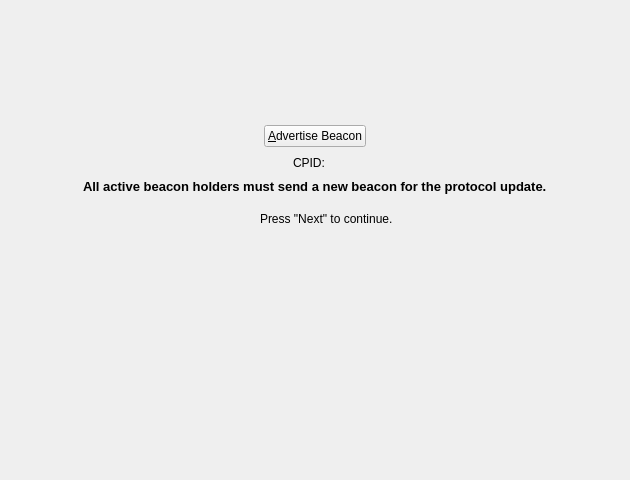
<?xml version="1.0" encoding="UTF-8"?>
<ui version="4.0">
 <class>ResearcherWizardBeaconPage</class>
 <widget class="QWizardPage" name="ResearcherWizardBeaconPage">
  <property name="geometry">
   <rect>
    <x>0</x>
    <y>0</y>
    <width>630</width>
    <height>480</height>
   </rect>
  </property>
  <property name="sizePolicy">
   <sizepolicy hsizetype="Expanding" vsizetype="Expanding">
    <horstretch>0</horstretch>
    <verstretch>0</verstretch>
   </sizepolicy>
  </property>
  <property name="windowTitle">
   <string>Beacon Advertisement</string>
  </property>
  <property name="title">
   <string>Beacon Advertisement</string>
  </property>
  <property name="subTitle">
   <string>A beacon links your BOINC accounts to your wallet. After sending a beacon, the network tracks your BOINC statistics to calculate research rewards.</string>
  </property>
  <layout class="QVBoxLayout" name="beaconPageLayout">
   <item>
    <spacer name="headerSpacer">
     <property name="orientation">
      <enum>Qt::Vertical</enum>
     </property>
     <property name="sizeType">
      <enum>QSizePolicy::Fixed</enum>
     </property>
     <property name="sizeHint" stdset="0">
      <size>
       <width>20</width>
       <height>40</height>
      </size>
     </property>
    </spacer>
   </item>
   <item alignment="Qt::AlignHCenter">
    <widget class="QLabel" name="beaconIconLabel">
     <property name="sizePolicy">
      <sizepolicy hsizetype="Fixed" vsizetype="Fixed">
       <horstretch>0</horstretch>
       <verstretch>0</verstretch>
      </sizepolicy>
     </property>
     <property name="minimumSize">
      <size>
       <width>48</width>
       <height>48</height>
      </size>
     </property>
     <property name="maximumSize">
      <size>
       <width>48</width>
       <height>48</height>
      </size>
     </property>
     <property name="text">
      <string/>
     </property>
     <property name="pixmap">
      <pixmap resource="../bitcoin.qrc">:/icons/beacon_grey</pixmap>
     </property>
     <property name="scaledContents">
      <bool>true</bool>
     </property>
     <property name="textInteractionFlags">
      <set>Qt::NoTextInteraction</set>
     </property>
    </widget>
   </item>
   <item>
    <widget class="QLabel" name="beaconStatusLabel">
     <property name="sizePolicy">
      <sizepolicy hsizetype="Preferred" vsizetype="Fixed">
       <horstretch>0</horstretch>
       <verstretch>0</verstretch>
      </sizepolicy>
     </property>
     <property name="text">
      <string notr="true"/>
     </property>
     <property name="alignment">
      <set>Qt::AlignCenter</set>
     </property>
    </widget>
   </item>
   <item alignment="Qt::AlignHCenter">
    <widget class="QPushButton" name="sendBeaconButton">
     <property name="sizePolicy">
      <sizepolicy hsizetype="Fixed" vsizetype="Fixed">
       <horstretch>0</horstretch>
       <verstretch>0</verstretch>
      </sizepolicy>
     </property>
     <property name="text">
      <string>&amp;Advertise Beacon</string>
     </property>
    </widget>
   </item>
   <item>
    <layout class="QHBoxLayout" name="cpidLayout">
     <item>
      <spacer name="cpidLeftSpacer">
       <property name="orientation">
        <enum>Qt::Horizontal</enum>
       </property>
       <property name="sizeHint" stdset="0">
        <size>
         <width>40</width>
         <height>20</height>
        </size>
       </property>
      </spacer>
     </item>
     <item>
      <widget class="QLabel" name="cpidLabelLabel">
       <property name="sizePolicy">
        <sizepolicy hsizetype="Fixed" vsizetype="Preferred">
         <horstretch>0</horstretch>
         <verstretch>0</verstretch>
        </sizepolicy>
       </property>
       <property name="text">
        <string notr="true">CPID:</string>
       </property>
      </widget>
     </item>
     <item>
      <widget class="QLabel" name="cpidLabel">
       <property name="sizePolicy">
        <sizepolicy hsizetype="Fixed" vsizetype="Preferred">
         <horstretch>0</horstretch>
         <verstretch>0</verstretch>
        </sizepolicy>
       </property>
       <property name="text">
        <string notr="true"/>
       </property>
      </widget>
     </item>
     <item>
      <spacer name="cpidRightSpacer">
       <property name="orientation">
        <enum>Qt::Horizontal</enum>
       </property>
       <property name="sizeHint" stdset="0">
        <size>
         <width>40</width>
         <height>20</height>
        </size>
       </property>
      </spacer>
     </item>
    </layout>
   </item>
   <item alignment="Qt::AlignHCenter|Qt::AlignVCenter">
    <widget class="QLabel" name="v2BeaconNoticeLabel">
     <property name="font">
      <font>
       <pointsize>10</pointsize>
       <weight>75</weight>
       <bold>true</bold>
      </font>
     </property>
     <property name="styleSheet">
      <string notr="true">font-weight: bold;</string>
     </property>
     <property name="text">
      <string>All active beacon holders must send a new beacon for the protocol update.</string>
     </property>
    </widget>
   </item>
   <item>
    <widget class="QWidget" name="continuePromptWrapper" native="true">
     <layout class="QHBoxLayout" name="continuePromptLayout">
      <item>
       <spacer name="continuePromptLeftSpacer">
        <property name="orientation">
         <enum>Qt::Horizontal</enum>
        </property>
        <property name="sizeHint" stdset="0">
         <size>
          <width>40</width>
          <height>20</height>
         </size>
        </property>
       </spacer>
      </item>
      <item>
       <widget class="QLabel" name="continuePromptIconLabel">
        <property name="sizePolicy">
         <sizepolicy hsizetype="Fixed" vsizetype="Fixed">
          <horstretch>0</horstretch>
          <verstretch>0</verstretch>
         </sizepolicy>
        </property>
        <property name="minimumSize">
         <size>
          <width>16</width>
          <height>16</height>
         </size>
        </property>
        <property name="maximumSize">
         <size>
          <width>16</width>
          <height>16</height>
         </size>
        </property>
        <property name="text">
         <string notr="true"/>
        </property>
        <property name="pixmap">
         <pixmap resource="../bitcoin.qrc">:/icons/synced</pixmap>
        </property>
        <property name="scaledContents">
         <bool>true</bool>
        </property>
        <property name="alignment">
         <set>Qt::AlignCenter</set>
        </property>
        <property name="textInteractionFlags">
         <set>Qt::NoTextInteraction</set>
        </property>
       </widget>
      </item>
      <item>
       <widget class="QLabel" name="continuePromptLabel">
        <property name="sizePolicy">
         <sizepolicy hsizetype="Fixed" vsizetype="Preferred">
          <horstretch>0</horstretch>
          <verstretch>0</verstretch>
         </sizepolicy>
        </property>
        <property name="text">
         <string>Press &quot;Next&quot; to continue.</string>
        </property>
        <property name="textInteractionFlags">
         <set>Qt::NoTextInteraction</set>
        </property>
       </widget>
      </item>
      <item>
       <spacer name="continuePromptRightSpacer">
        <property name="orientation">
         <enum>Qt::Horizontal</enum>
        </property>
        <property name="sizeHint" stdset="0">
         <size>
          <width>40</width>
          <height>20</height>
         </size>
        </property>
       </spacer>
      </item>
     </layout>
    </widget>
   </item>
   <item>
    <spacer name="footerSpacer">
     <property name="orientation">
      <enum>Qt::Vertical</enum>
     </property>
     <property name="sizeHint" stdset="0">
      <size>
       <width>20</width>
       <height>40</height>
      </size>
     </property>
    </spacer>
   </item>
  </layout>
 </widget>
 <resources>
  <include location="../bitcoin.qrc"/>
 </resources>
 <connections/>
</ui>
